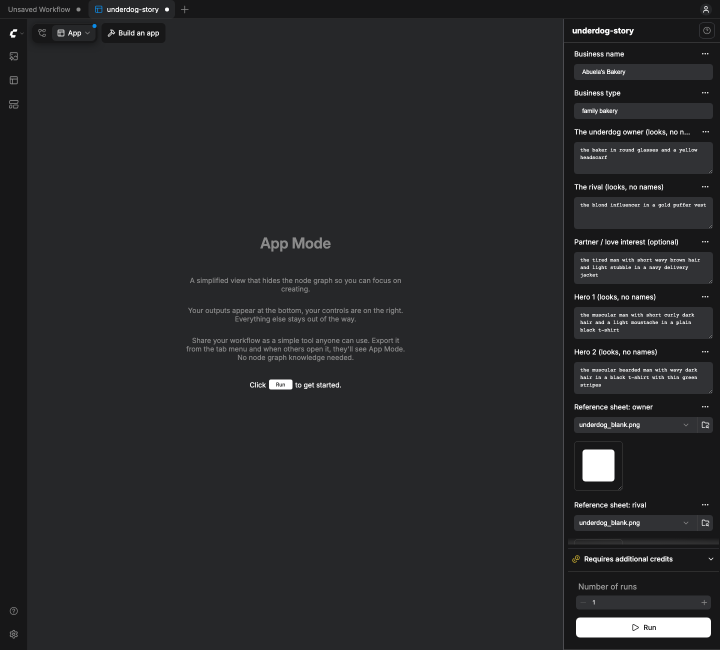
#> input picture docs/img/app-mode.png, 1440 x 1300 px, found by its file name (shown at 1/2 size)
$ python make_demo_video.py
#> lines starting #> are read from the running program, lines starting #| are printed output that depends on the picture
"""Underdog Story challenge demo (<2 min): the App Mode form -> Run -> barber film (one paid run) -> bakery film (polished)."""
import subprocess, sys
from pathlib import Path
sys.path.insert(0, "/Users/jefe/projects/honest-downgrade")
from honest_core import text_png, end_card
from PIL import Image

R = Path("/Users/jefe/projects/underdog-story"); W = R / "docs/demo/work"; W.mkdir(parents=True, exist_ok=True)
OUT = R / "docs/demo/underdog-story-demo.mp4"
BARBER = R / "docs/examples/corner-chair-barbershop-paid-app-run.mp4"
BAKERY = R / "docs/examples/the-last-croissant-v9-polished.mp4"
VW, VH = 1080, 1920


def card(name, lines, secs):
#> called with name = 'intro', secs = 3.5
    end_card(W / f"{name}.png", VW, VH, lines, credit=False)
#> (this line was passed over: honest_core is not available in this run)
    return ("img", W / f"{name}.png", secs)


def shot(img, secs, title):
    """A UI screenshot fitted on a dark 9:16 canvas with a caption above it."""
#> called with secs = 5
    bg = Image.new("RGB", (VW, VH), (26, 22, 19)); im = Image.open(img).convert("RGB")
#> after `bg = Image.new('RGB', (VW, VH), (26, 22, 19))`:
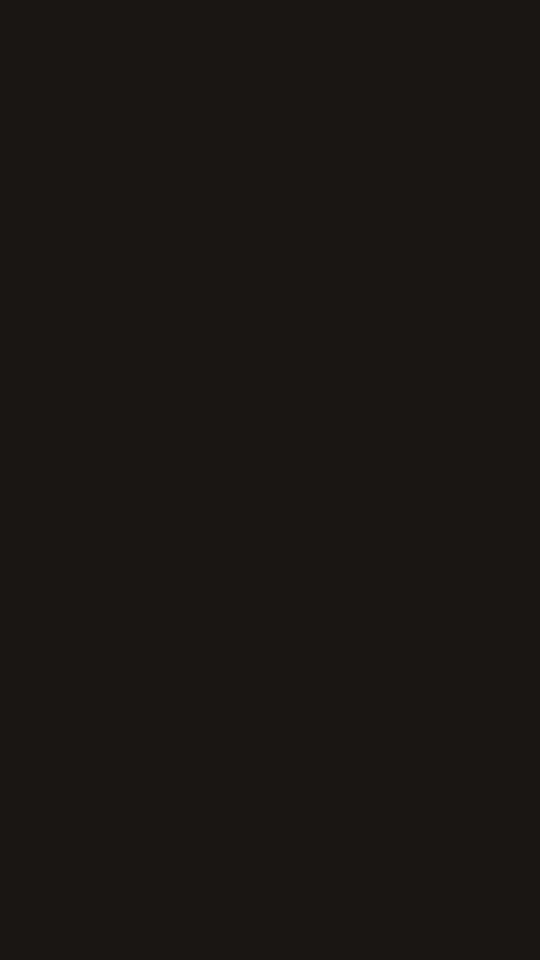
#> bg: PIL image 1080x1920 RGB (shown at 1/2 size); mean R, G, B 26, 22, 19
#> in shot, im is the input picture: PIL image 1440x1300 RGB; mean R, G, B 40.2, 41, 42.8
    s = min((VW - 80) / im.width, (VH - 520) / im.height); im = im.resize((int(im.width * s), int(im.height * s)))
#> after `s = min((VW - 80) / im.width, (VH - 520) / im.height)`: s = 0.694
#> after `im = im.resize((int(im.width * s), int(im.height * s)))`:
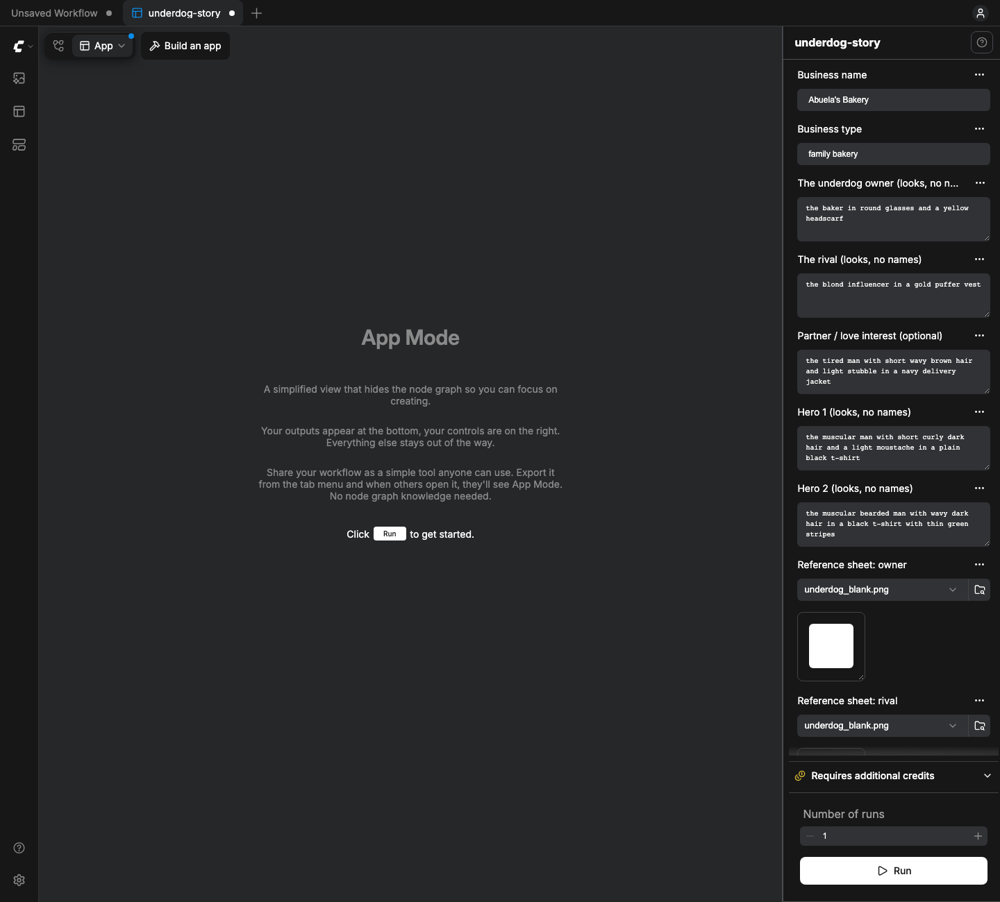
#> im: PIL image 1000x902 RGB; mean R, G, B 40.2, 41, 42.8
    bg.paste(im, ((VW - im.width) // 2, 380)); t = W / f"t_{img.stem}.png"; text_png(t, title, 64, VW)
#> after `bg.paste(im, ((VW - im.width) // 2, 380))`:
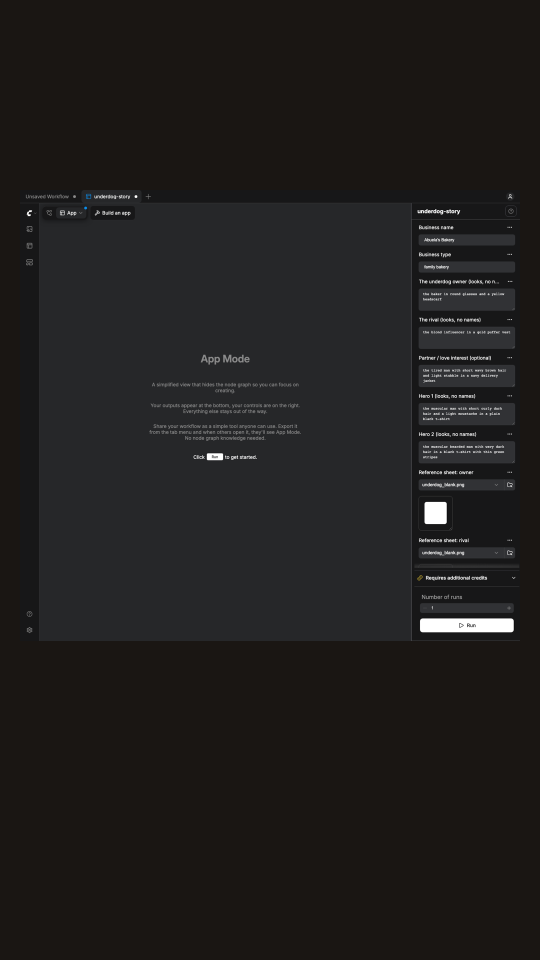
#> bg: PIL image 1080x1920 RGB (shown at 1/2 size); mean R, G, B 32.2, 30.3, 29.4
#> (this line was passed over: honest_core is not available in this run)
#> (the run stopped early here; a loop or call above may not have finished)
